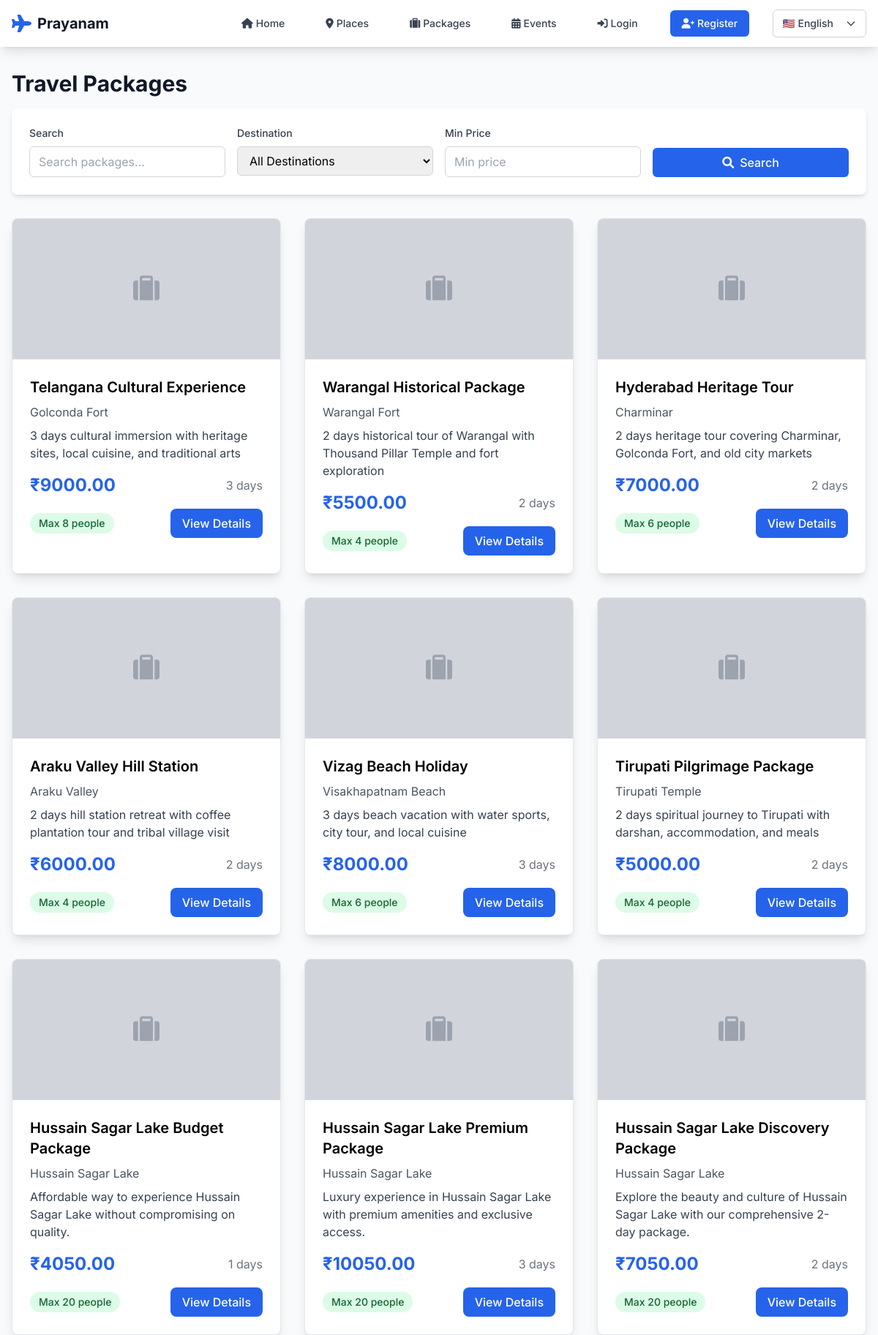
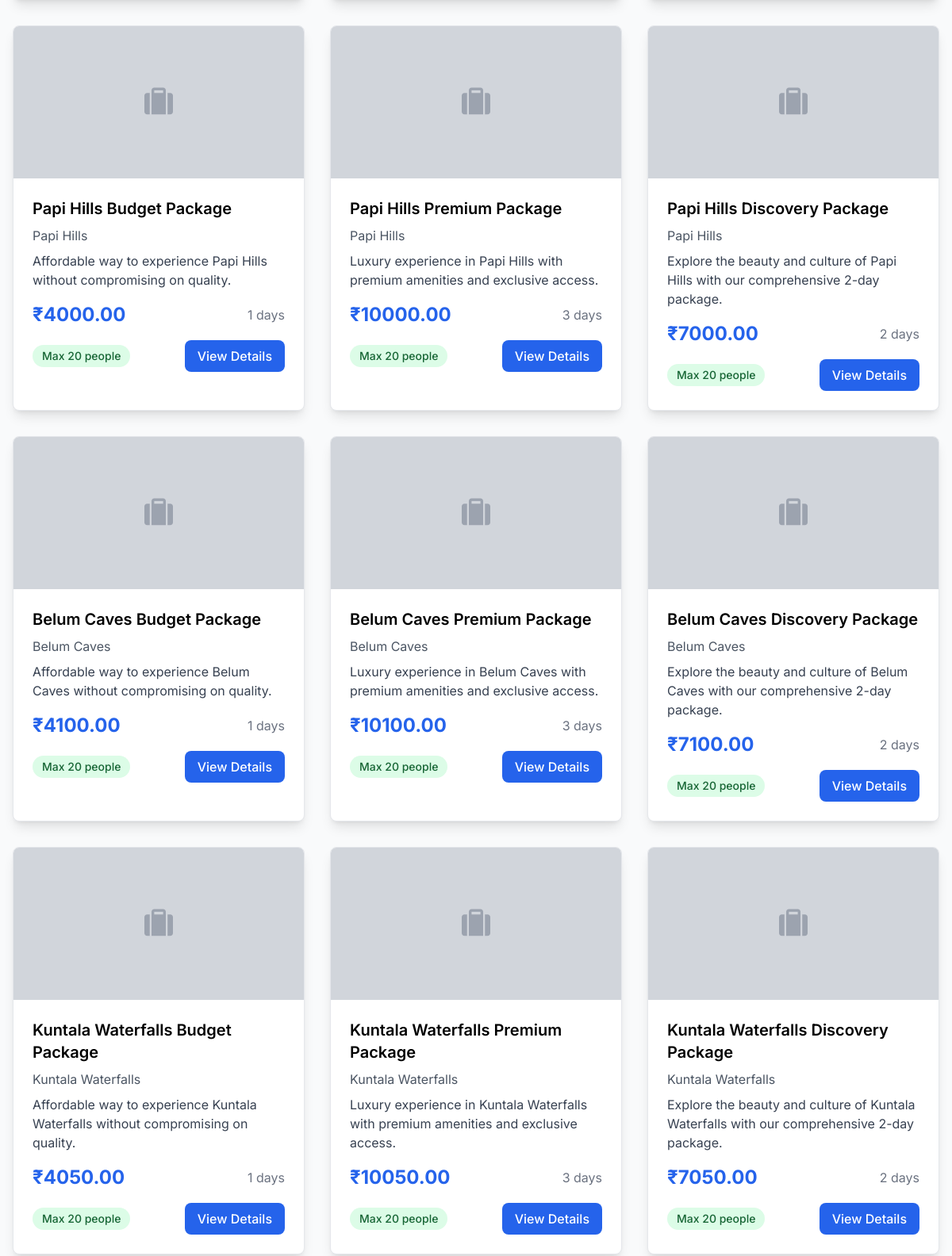
Page /packages/ (upper part) on the committed database (2 pictures, top to bottom).
### packages/models.py (models this page shows, shortened)
class Package(models.Model):
    name = models.CharField(max_length=200)
    place = models.ForeignKey(Place, on_delete=models.CASCADE, related_name='packages')
    description = models.TextField()
    base_price = models.DecimalField(max_digits=10, decimal_places=2)
    duration_days = models.IntegerField(default=1)
    max_capacity = models.IntegerField(default=10)
    is_featured = models.BooleanField(default=False)
    image = models.ImageField(upload_to='packages/', blank=True, null=True)
    created_at = models.DateTimeField(auto_now_add=True)
    updated_at = models.DateTimeField(auto_now=True)
    class Meta:
        ordering = ['-created_at']

### places/models.py (models this page shows, shortened)
class Place(models.Model):
    SEASON_CHOICES = [
        ('spring', 'Spring'),
        ('summer', 'Summer'),
        ('autumn', 'Autumn'),
        ('winter', 'Winter'),
    ]
    CATEGORY_CHOICES = [
        ('heritage', 'Heritage'),
        ('beaches', 'Beaches'),
        ('temples', 'Temples'),
        ('adventure', 'Adventure'),
        ('hills', 'Hills'),
        ('wildlife', 'Wildlife'),
        ('cultural', 'Cultural'),
    ]
    STATE_CHOICES = [
        ('ap', 'Andhra Pradesh'),
        ('telangana', 'Telangana'),
    ]
    name = models.CharField(max_length=200)
    location = models.CharField(max_length=200)
    description = models.TextField()
    image = models.ImageField(upload_to='places/', null=True, blank=True)
    season = models.CharField(max_length=20, choices=SEASON_CHOICES, default='summer')
    category = models.CharField(max_length=20, choices=CATEGORY_CHOICES, default='cultural')
    state = models.CharField(max_length=20, choices=STATE_CHOICES, default='ap')
    district = models.CharField(max_length=100, blank=True)
    latitude = models.DecimalField(max_digits=9, decimal_places=6, null=True, blank=True)
    longitude = models.DecimalField(max_digits=9, decimal_places=6, null=True, blank=True)
    average_temperature = models.DecimalField(max_digits=4, decimal_places=1, null=True, blank=True)
    best_time_to_visit = models.CharField(max_length=100, blank=True)
    entry_fee = models.DecimalField(max_digits=8, decimal_places=2, default=0)
    opening_hours = models.CharField(max_length=100, default="6:00 AM - 6:00 PM")
    rating = models.DecimalField(max_digits=3, decimal_places=2, default=0, validators=[MinValueValidator(0), MaxValueValidator(5)])
    total_reviews = models.IntegerField(default=0)
    is_featured = models.BooleanField(default=False)
    is_popular = models.BooleanField(default=False)
    created_at = models.DateTimeField(auto_now_add=True)
    updated_at = models.DateTimeField(auto_now=True)
    class Meta:
        ordering = ['-is_featured', '-rating', 'name']

### packages/views.py (the view)
# urls.py: path('', views.package_list, name='packages_list'),
def package_list(request):
    packages = Package.objects.all()
    search_query = request.GET.get('search', '')
    if search_query:
        packages = packages.filter(name__icontains=search_query) | packages.filter(description__icontains=search_query)
    context = {
        'packages': packages,
        'search_query': search_query,
    }
    return render(request, 'packages/packages_list.html', context)

### templates/packages/packages_list.html (shortened to what this page needs)
{% extends 'base.html' %}
{% block content %}
<div class="max-w-7xl mx-auto px-4 py-8">
    <div class="mb-8">
        <h1 class="text-3xl font-bold text-gray-900 mb-4">Travel Packages</h1>
        <form method="GET" class="bg-white p-6 rounded-lg shadow-md">
            <div class="grid grid-cols-1 md:grid-cols-4 gap-4">
                <div>
                    <label for="search" class="block text-sm font-medium text-gray-700 mb-2">Search</label>
                    <input type="text" name="search" id="search" value="{{ search_query }}"
                           placeholder="Search packages..."
                           class="w-full px-3 py-2 border border-gray-300 rounded-md focus:outline-none focus:ring-2 focus:ring-blue-500">
                </div>
                <div>
                    <label for="place" class="block text-sm font-medium text-gray-700 mb-2">Destination</label>
                    <select name="place" id="place"
                            class="w-full px-3 py-2 border border-gray-300 rounded-md focus:outline-none focus:ring-2 focus:ring-blue-500">
                        <option value="">All Destinations</option>
                    </select>
                </div>
                <div>
                    <label for="min_price" class="block text-sm font-medium text-gray-700 mb-2">Min Price</label>
                    <input type="number" name="min_price" id="min_price" value="{{ min_price }}"
                           placeholder="Min price"
                           class="w-full px-3 py-2 border border-gray-300 rounded-md focus:outline-none focus:ring-2 focus:ring-blue-500">
                </div>
                <div class="flex items-end">
                    <button type="submit" class="w-full bg-blue-600 hover:bg-blue-700 text-white px-4 py-2 rounded-md font-medium">
                        <i class="fas fa-search mr-2"></i>Search
                    </button>
                </div>
            </div>
        </form>
    </div>
    <div class="grid grid-cols-1 md:grid-cols-2 lg:grid-cols-3 gap-8">
        {% for package in packages %}
        <div class="bg-white rounded-lg shadow-lg overflow-hidden hover:shadow-xl transition duration-300 border">
            {% if package.image %}
                <img src="{{ package.image.url }}" alt="{{ package.name }}" class="w-full h-48 object-cover">
            {% else %}
                <div class="w-full h-48 bg-gray-300 flex items-center justify-center">
                    <i class="fas fa-suitcase text-4xl text-gray-400"></i>
                </div>
            {% endif %}
            <div class="p-6">
                <h3 class="text-xl font-semibold mb-2">{{ package.name }}</h3>
                <p class="text-gray-600 mb-2">{{ package.place.name }}</p>
                <p class="text-gray-700 mb-4">{{ package.description|truncatewords:15 }}</p>
                <div class="flex items-center justify-between mb-4">
                                            <span class="text-2xl font-bold text-blue-600">₹{{ package.base_price }}</span>
                    <span class="text-gray-500">{{ package.duration_days }} days</span>
                </div>
                <div class="flex items-center justify-between">
                    <span class="bg-green-100 text-green-800 px-3 py-1 rounded-full text-sm font-medium">
                        Max {{ package.max_capacity }} people
                    </span>
                                            <a href="{% url 'packages:package_detail' package.id %}" class="bg-blue-600 hover:bg-blue-700 text-white px-4 py-2 rounded-lg font-medium transition duration-300">
                            View Details
                        </a>
                </div>
            </div>
        </div>
        {% empty %}
        <div class="col-span-full text-center py-12">
            <i class="fas fa-suitcase text-6xl text-gray-300 mb-4"></i>
            <h3 class="text-xl font-semibold text-gray-600 mb-2">No packages found</h3>
            <p class="text-gray-500">Try adjusting your search criteria.</p>
        </div>
        {% endfor %}
    </div>
</div>
{% endblock %}

### templates/base.html (style rules this page uses)
body { font-family: 'Inter', sans-serif; }

### rows in the picture
Package: name "Telangana Cultural Experience", place.name "Golconda Fort", description "3 days cultural immersion with heritage sites, local cuisine, and traditional arts", base_price "9000.00", duration_days "3", max_capacity "8"
Package: name "Warangal Historical Package", place.name "Warangal Fort", description "2 days historical tour of Warangal with Thousand Pillar Temple and fort exploration", base_price "5500.00", duration_days "2", max_capacity "4"
Package: name "Hyderabad Heritage Tour", place.name "Charminar", description "2 days heritage tour covering Charminar, Golconda Fort, and old city markets", base_price "7000.00", duration_days "2", max_capacity "6"
Package: name "Araku Valley Hill Station", place.name "Araku Valley", description "2 days hill station retreat with coffee plantation tour and tribal village visit", base_price "6000.00", duration_days "2", max_capacity "4"
Package: name "Vizag Beach Holiday", place.name "Visakhapatnam Beach", description "3 days beach vacation with water sports, city tour, and local cuisine", base_price "8000.00", duration_days "3", max_capacity "6"
Package: name "Tirupati Pilgrimage Package", place.name "Tirupati Temple", description "2 days spiritual journey to Tirupati with darshan, accommodation, and meals", base_price "5000.00", duration_days "2", max_capacity "4"
Package: name "Hussain Sagar Lake Budget Package", place.name "Hussain Sagar Lake", description "Affordable way to experience Hussain Sagar Lake without compromising on quality.", base_price "4050.00", duration_days "1", max_capacity "20"
Package: name "Hussain Sagar Lake Premium Package", place.name "Hussain Sagar Lake", description "Luxury experience in Hussain Sagar Lake with premium amenities and exclusive access.", base_price "10050.00", duration_days "3", max_capacity "20"
Package: name "Hussain Sagar Lake Discovery Package", place.name "Hussain Sagar Lake", description "Explore the beauty and culture of Hussain Sagar Lake with our comprehensive 2-day package.", base_price "7050.00", duration_days "2", max_capacity "20"
Package: name "Papi Hills Budget Package", place.name "Papi Hills", description "Affordable way to experience Papi Hills without compromising on quality.", base_price "4000.00", duration_days "1", max_capacity "20"
Package: name "Papi Hills Premium Package", place.name "Papi Hills", description "Luxury experience in Papi Hills with premium amenities and exclusive access.", base_price "10000.00", duration_days "3", max_capacity "20"
Package: name "Papi Hills Discovery Package", place.name "Papi Hills", description "Explore the beauty and culture of Papi Hills with our comprehensive 2-day package.", base_price "7000.00", duration_days "2", max_capacity "20"
Package: name "Belum Caves Budget Package", place.name "Belum Caves", description "Affordable way to experience Belum Caves without compromising on quality.", base_price "4100.00", duration_days "1", max_capacity "20"
Package: name "Belum Caves Premium Package", place.name "Belum Caves", description "Luxury experience in Belum Caves with premium amenities and exclusive access.", base_price "10100.00", duration_days "3", max_capacity "20"
Package: name "Belum Caves Discovery Package", place.name "Belum Caves", description "Explore the beauty and culture of Belum Caves with our comprehensive 2-day package.", base_price "7100.00", duration_days "2", max_capacity "20"
Package: name "Kuntala Waterfalls Budget Package", place.name "Kuntala Waterfalls", description "Affordable way to experience Kuntala Waterfalls without compromising on quality.", base_price "4050.00", duration_days "1", max_capacity "20"
Package: name "Kuntala Waterfalls Premium Package", place.name "Kuntala Waterfalls", description "Luxury experience in Kuntala Waterfalls with premium amenities and exclusive access.", base_price "10050.00", duration_days "3", max_capacity "20"
Package: name "Kuntala Waterfalls Discovery Package", place.name "Kuntala Waterfalls", description "Explore the beauty and culture of Kuntala Waterfalls with our comprehensive 2-day package.", base_price "7050.00", duration_days "2", max_capacity "20"
